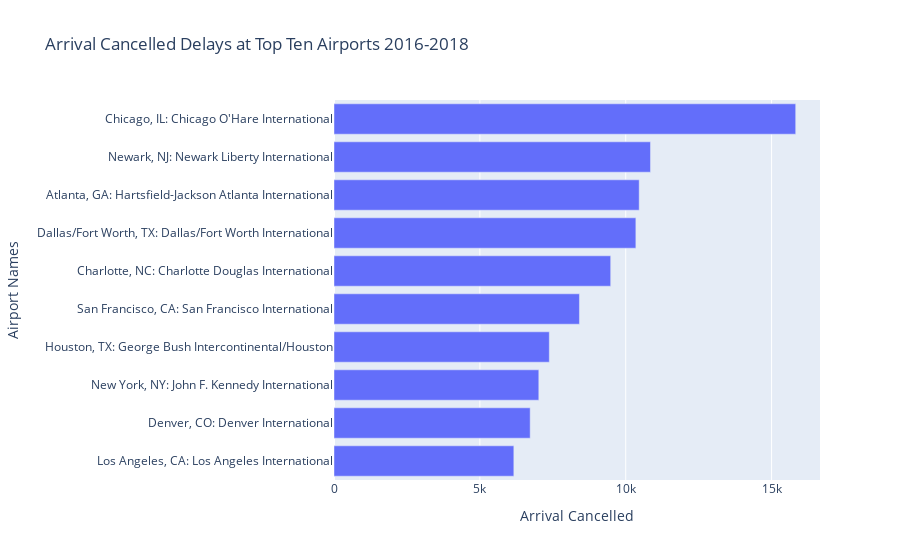

Source (notebook cell):
### Code cell
#Rename columns: year, month and date
rename_airport_data = csv4.rename(columns={
    "airport_name": "Airport Names",
    "arr_cancelled": "Arrival Cancelled",
    })
#Rename columns: year, month and date
rename_airport_data2 = csv2.rename(columns={
    "airport_name": "Airport Names",
    "arr_cancelled": "Arrival Cancelled",
    })
fig = px.bar(rename_airport_data, x='Arrival Cancelled', y='Airport Names', orientation='h', title="Arrival Cancelled Delays at Top Ten Airports 2016-2018")
fig.update_layout(
    yaxis=dict(
        autorange="reversed"
    )
)
fig.show()

### Figure 1 — Plotly figure (JSON) as saved in the notebook; plotly's stock layout.template omitted (floating-point values rounded to 4 significant figures)
{"data": [{"alignmentgroup": "True", "hovertemplate": "Arrival Cancelled=%{x}<br>Airport Names=%{y}<extra></extra>", "legendgroup": "", "marker": {"color": "#636efa"}, "name": "", "offsetgroup": "", "orientation": "h", "showlegend": false, "textposition": "auto", "type": "bar", "x": [15827, 10849, 10462, 10348, 9485, 8414, 7381, 7021, 6725, 6165], "xaxis": "x", "y": ["Chicago, IL: Chicago O'Hare International", "Newark, NJ: Newark Liberty International", "Atlanta, GA: Hartsfield-Jackson Atlanta International", "Dallas/Fort Worth, TX: Dallas/Fort Worth International", "Charlotte, NC: Charlotte Douglas International", "San Francisco, CA: San Francisco International", "Houston, TX: George Bush Intercontinental/Houston", "New York, NY: John F. Kennedy International", "Denver, CO: Denver International", "Los Angeles, CA: Los Angeles International"], "yaxis": "y"}], "layout": {"autosize": true, "barmode": "relative", "legend": {"tracegroupgap": 0}, "title": {"text": "Arrival Cancelled Delays at Top Ten Airports 2016-2018"}, "xaxis": {"anchor": "y", "autorange": true, "domain": [0, 1], "range": [0, 16660], "title": {"text": "Arrival Cancelled"}, "type": "linear"}, "yaxis": {"anchor": "x", "autorange": true, "domain": [0, 1], "range": [9.5, -0.5], "title": {"text": "Airport Names"}, "type": "category"}}}
